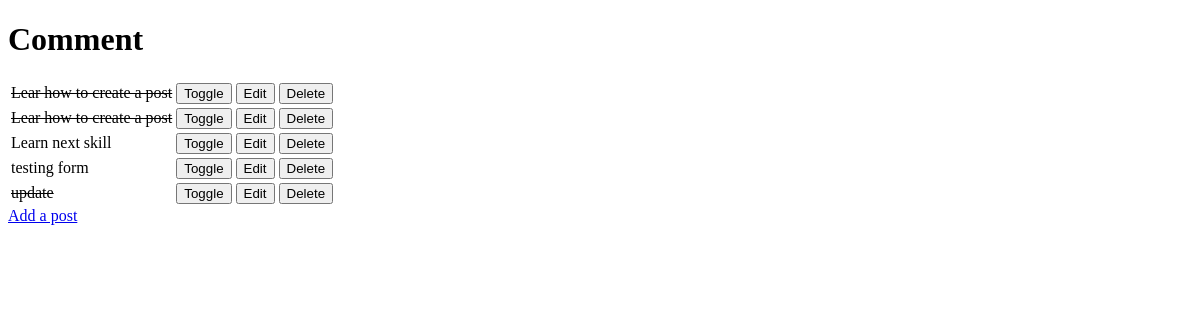
The app's page /, older data.
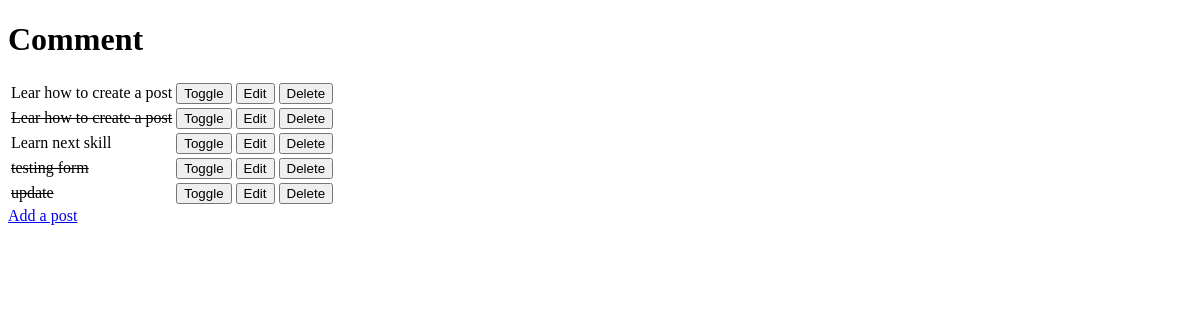
The same page, newer data.
### Your_Thoughts/models.py (models this page shows, shortened)
class Post(models.Model):
    name = models.CharField(max_length=50, null=False, blank=False)
    comment = models.TextField(null=False, blank=False)
    done = models.BooleanField(null=False, blank=False, default=False)

### Your_Thoughts/views.py (the view)
# urls.py: path('', views.get_comment, name='get_comment'),
def get_comment(user_request):
    print("hello")
    posts = Post.objects.all()
    context = {
        'posts': posts
    }
    return render(user_request, 'Your_Thoughts/comment-page.html', context)

### Your_Thoughts/templates/Your_Thoughts/comment-page.html (shortened to what this page needs)
<!DOCTYPE html>
<html lang="en">
<head>
</head>
<body>
    <h1>Comment</h1>
    <table>
        {% for post in posts %}
        <tr>
            {% if post.done %}
                <td><strike>{{  post.name  }}</strike></td>
            {% else%}
                <td>{{  post.name  }}</td>
            {% endif %}
            <td>
                <a href="/toggle/{{ post.id }}">
                    <button>Toggle</button>
                </a>
            </td>
            <td>
                <a href="/edit/{{ post.id }}">
                    <button>Edit</button>
                </a>
            </td>
            <td>
                <a href="/delete/{{ post.id }}">
                    <button>Delete</button>
                </a>
            </td>
        </tr>
        {% empty %}
        <tr><td>You have no new posts.</td></tr>
    {% endfor %}
    </table>
    <a href="/add">Add a post</a>
</body>
</html>

Row changes from the older to the newer data that the page shows:
changed Post (number 1 of 5 on the later page): done True → False (drawn)
changed Post "testing form": done False → True (drawn)
